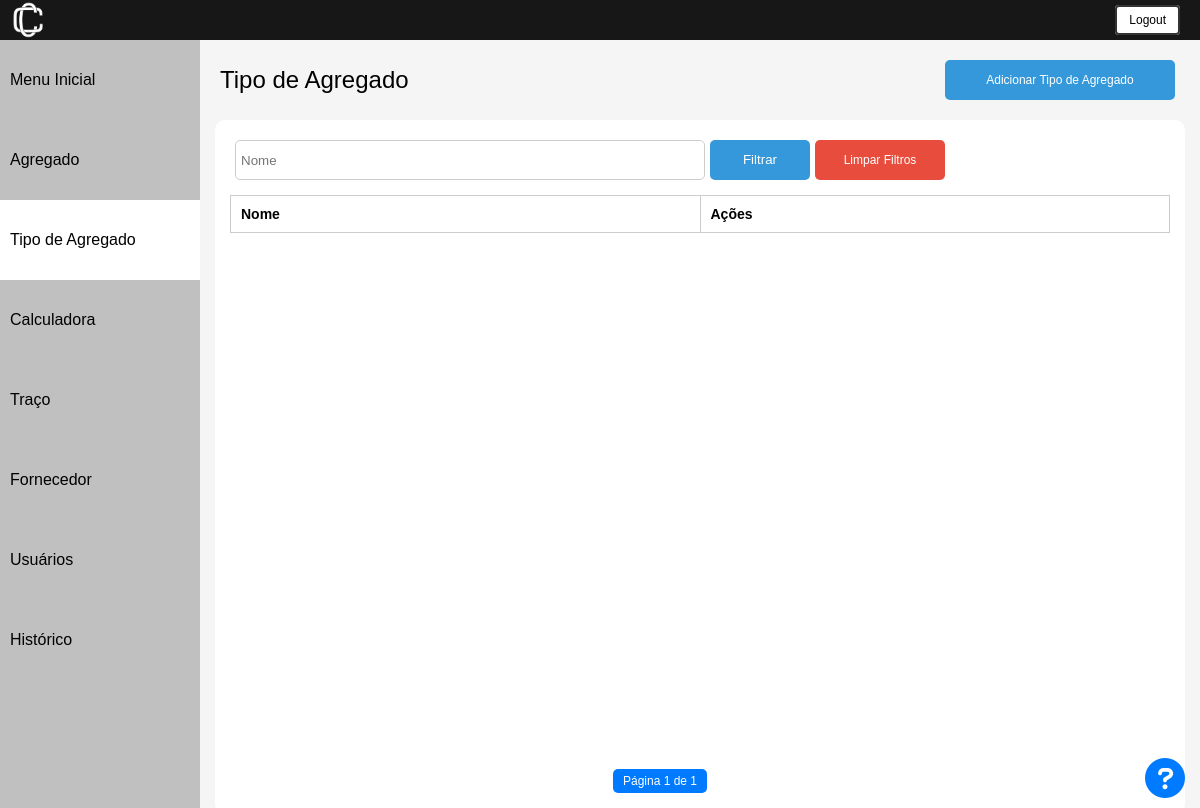
/tipo_agregado/ (signed in), run on an earlier commit of the app's database.
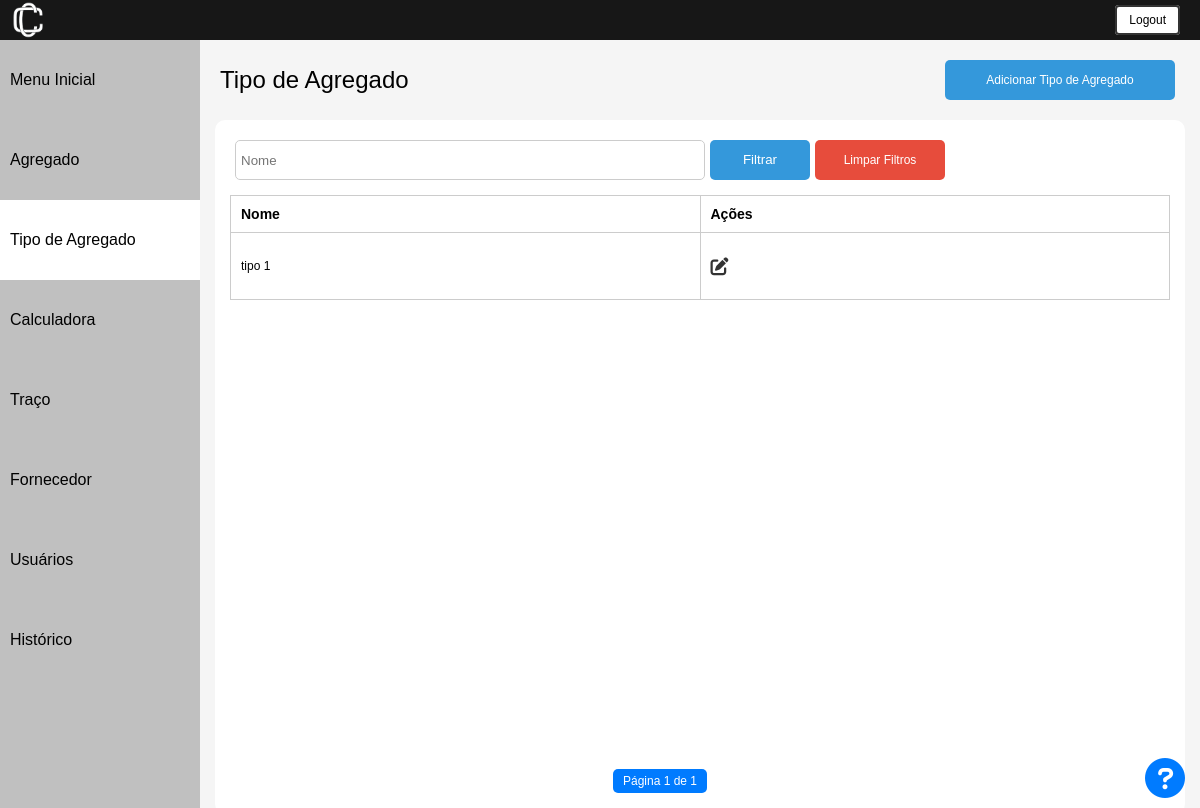
And on a later commit of the database.
### usuarios/models.py (models this page shows, shortened)
class TipoAgregado(models.Model):
    nome = models.CharField(max_length=40, unique=True, null=False)
    data_cadastro = models.DateTimeField(default=timezone.now)
    class Meta:
        db_table = "tipo_agregado"

### usuarios/decorators.py (the view)
        def wrapper_func(request, *args, **kwargs):
            group = None
            if request.user.groups.exists():
                group = request.user.groups.all()[0].name
            if group in allowed_roles:
                return view_func(request, *args, **kwargs)
            else:
                return HttpResponseRedirect(reverse('error_page'))

### usuarios/scripts.py (called while the page is built)
def get_user_group(request):
    return request.user.groups.all()[0].name

### usuarios/views.py (called while the page is built)
@login_required
@allowed_users(allowed_roles=['Administrador', 'Editor'])
def listar_tipo_agregado(request):
    tipos_agregados = TipoAgregado.objects.all().order_by(Lower('nome'))
    exibir_data = False
    paginator = Paginator(tipos_agregados, itens_por_pagina)
    page_number = request.GET.get("page")
    context = {
        'tipos_agregados': tipos_agregados,
        'page_obj': paginator.get_page(page_number),
        'exibir_data': exibir_data,
        'user_group': get_user_group(request)
    }
    return render(request, 'tipo_agregado/index.html', context)

### usuarios/templates/tipo_agregado/index.html (shortened to what this page needs)
{% extends 'base.html' %}
{% load static %}
{% block content %}
<html lang="pt-br">
<head>
    <link rel="stylesheet" href="{% static 'css/listar.css' %}">
    <link rel="stylesheet" href="https://cdnjs.cloudflare.com/ajax/libs/font-awesome/5.15.4/css/all.min.css">
</head>
<body>
     {% include "utils/header.html" %}
    <div class="container">
         {% include "utils/sidebar.html" %}
        <div class="content">
            <div class="cadastrar_btn">
                <a class="nome-pagina">Tipo de Agregado</a>
                <a href="{% url 'cadastrar_tipo_agregado' %}" class="btn_cadastrar">Adicionar Tipo de Agregado</a>
            </div>
            <div class = 'all-content'>
                {% with filtro_url='filtrar_tipo_agregados' %}
                    {% include "utils/filtrar.html" %}
                {% endwith %}
                <div class="lista">
                    <table>
                        <thead>
                            <tr>
                                <th>Nome</th>
                                <th class="text-right">Ações</th>
                            </tr>
                        </thead>
                        <tbody>
                            {% for tipo_agregado in page_obj %}
                                <tr>
                                    <td>{{ tipo_agregado.nome }}</td>
                                    <td class="align-right">
                                      <div class="btn-action-container">
                                        <a href="{% url 'editar_tipo_agregado' tipo_agregado.id %}" class="btn-action"><i class="fa fa-edit"></i></a>
                                     </div>
                                    </td>
                                </tr>
                            {% endfor %}
                        </tbody>
                    </table>
                    {% include "utils/paginador.html" %}
                    {% with duvidas_link='https://calconc.readthedocs.io/pt/latest/files/tipo_de_agregado/main.html' %}
                        {% include "utils/duvidas.html" %}
                    {% endwith %}
                </div>
            </div>
        </div>
    </div>
</body>
{% endblock %}

What changed in the data, as far as the page shows it:
added TipoAgregado: nome "tipo 1"
